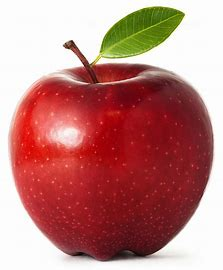
#> input picture 06_Feature_Transform/img/apple.jpg, 223 x 270 px, found by its file name
$ python h_grabCut.py
#> lines starting #> are read from the running program, lines starting #| are printed output that depends on the picture
import cv2
import numpy as np
import matplotlib.pyplot as plt

img = cv2.imread('../img/apple.jpg')
#> img is the input picture: shape (270, 223, 3); mean B, G, R 126.6, 130.6, 190.2

mask = np.zeros(img.shape[:2], np.uint8)

# bgdModel과 fgdModel을 생성. grabCut 내부에서 사용될 배열
bgd_model = np.zeros((1, 65), np.float64)
fgd_model = np.zeros((1, 65), np.float64)

# ROI 설정.  이미지 전체를 대상
rect = (10, 10, img.shape[1]-10, img.shape[0]-10)
#> rect = (10, 10, 213, 260)

# grabCut 실행
cv2.grabCut(img, mask, rect, bgd_model, fgd_model, 5, cv2.GC_INIT_WITH_RECT)

# 마스크 업데이트. 2와 3은 물체의 전경 (foreground)
mask2 = np.where((mask == 2) | (mask == 0), 0, 1).astype('uint8')

# 이미지에 새로운 마스크를 곱해 결과를 리턴
result = img * mask2[:, :, np.newaxis]
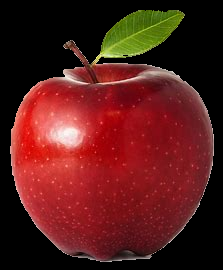
#> result: shape (270, 223, 3); mean B, G, R 25.8, 29, 88.2

result = cv2.cvtColor(result, cv2.COLOR_BGR2RGB)
img = cv2.cvtColor(img, cv2.COLOR_BGR2RGB)

# 결과 표시
plt.subplot(121)
plt.imshow(img)
plt.title('Original')
plt.axis('off')

plt.subplot(122)
plt.imshow(result)
plt.title('GrabCut Segmentation')
plt.axis('off')

plt.show()
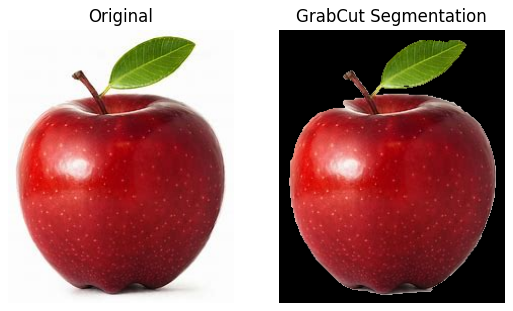
#> figure drawn by matplotlib, 2 panels
